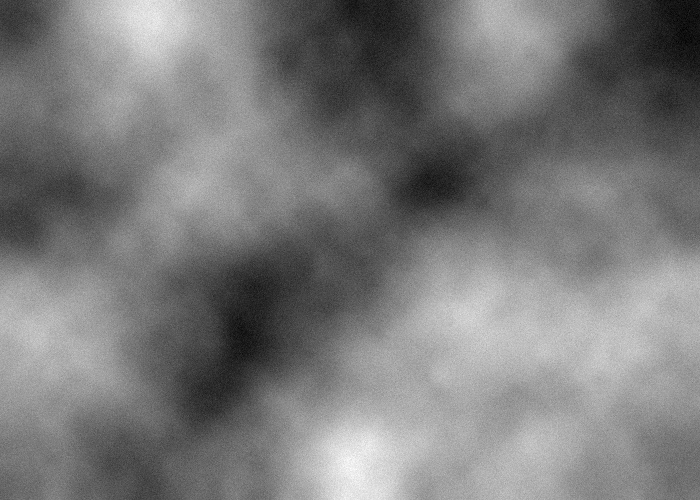
#> input picture warehouse/clean.png, 700 x 500 px, found by its file name; the run also reads 1 picture not shown here
$ jupyter execute --allow-errors 'PYMAIA6_day3_CNN_실습.ipynb'   (older library calls are emulated)
#> lines starting #> are read from the running program, lines starting #| are printed output that depends on the picture
<a href="https://colab.research.google.com/github/hiddenbeginner/The-6th-POSTECH-Youth-Mathematical-Artificial-Intelligence-Academy-Class1/blob/master/PYMAIA6_day3_CNN_%EC%8B%A4%EC%8A%B5.ipynb" target="_parent"></a>

[cell 1]
import cv2
import requests

from io import BytesIO
from PIL import Image

import matplotlib.pyplot as plt
import numpy as np
import tensorflow as tf

from sklearn.svm import SVC
from sklearn.metrics import accuracy_score
from tensorflow.keras import layers, models, Sequential
from tensorflow.keras.datasets import mnist
from tensorflow.keras.layers import Conv2D, MaxPooling2D, Dense, Flatten
from tensorflow.keras.utils import to_categorical

img1 = Image.open(
    BytesIO(requests.get("https://raw.githubusercontent.com/HiddenBeginner/The-6th-POSTECH-Youth-Mathematical-Artificial-Intelligence-Academy-Class1/refs/heads/master/warehouse/clean.png").content)
)
#> img1 is the input picture: PIL image 700x500 L; min 0, max 255, mean 122.7
img1 = np.array(img1)

img2 = Image.open(
    BytesIO(requests.get("https://raw.githubusercontent.com/HiddenBeginner/The-6th-POSTECH-Youth-Mathematical-Artificial-Intelligence-Academy-Class1/refs/heads/master/warehouse/cracked.png").content)
)
img2 = np.array(img2)

## 필터 이해하기

아래 두 사진은 콘크리트벽을 확대해서 찍은 사진이에요. 처음보면 동일한 사진처럼 보이죠? 필터를 적용하면 사진이 어떻게 바뀌는지 알아 볼까요?

[cell 2]
fig, axes = plt.subplots(ncols=2, figsize=(4, 3))

axes[0].imshow(img1, cmap="gray")
axes[1].imshow(img2, cmap="gray")

axes[0].axis("off")
axes[1].axis("off")

plt.tight_layout()
plt.show()
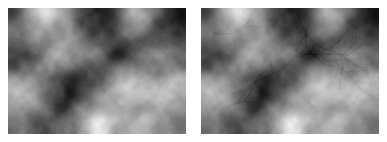
#> figure drawn by matplotlib, 2 panels

### 라플라시안 (Laplacian) 필터 적용하기
라플라시안 필터는 사진 안에 있는 물체들의 윤곽선 (edge)를 두드러지게 만들어 줘요. $3 \times 3$ 라플라시안 필터와 $5 \times 5$ 라플라시안 필터는 다음과 같이 생겼어요.

$$
3 \times 3 \text{ 필터:}
\begin{bmatrix} 0 & 1 & 0 \\ 1 & -4 & 1 \\ 0 & 1 & 0 \end{bmatrix}, \quad \quad
5 \times 5 \text{ 필터:}
\begin{bmatrix} 0 & 0 & -1 & 0 & 0 \\
                0 & -1 & -2 & -1 & 0 \\
                -1 & -2 & 16 & -2 & -1 \\
                0 & -1 & -2 & -1 & 0 \\
                0 & 0 & -1 & 0 & 0 \end{bmatrix}.
$$

<br>
<center></center>

어떤 원리로 윤곽선 부분만 높은 값을 갖게 될까요? 한 번 생각해 보세요.

그럼 라플라시안 필터를 적용해 볼까요? 두 사진이 구분이 되나요? 만약 안 된다면 커널 사이즈 (`ksize`)를 5로 늘려 보세요.

[cell 3]
lap1 = np.abs(cv2.Laplacian(img1, cv2.CV_64F, ksize=3))
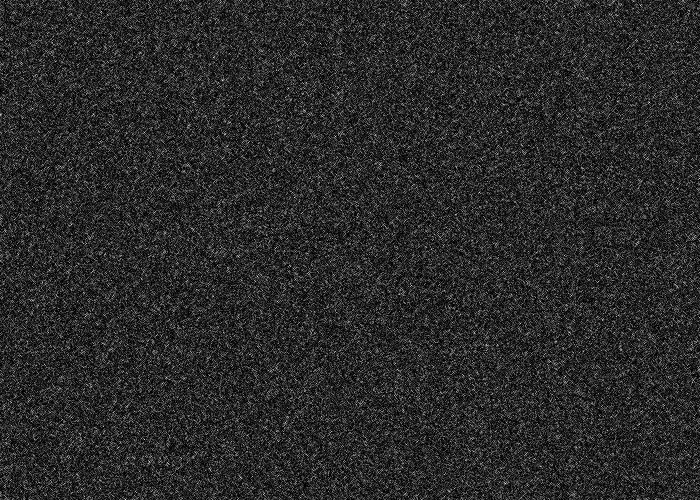
#> lap1: shape (500, 700) float64; min 0, max 236, mean 42.1
lap2 = np.abs(cv2.Laplacian(img2, cv2.CV_64F, ksize=3))

fig, axes = plt.subplots(ncols=2, figsize=(6, 3))

axes[0].imshow(lap1, cmap="gray")
axes[1].imshow(lap2, cmap="gray")

axes[0].axis("off")
axes[1].axis("off")

plt.tight_layout()
plt.show()
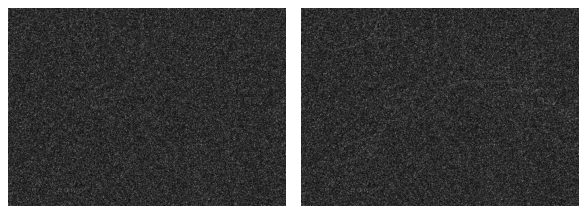
#> figure drawn by matplotlib, 2 panels

네, 사실은 오른쪽 콘크리트벽에는 균열이 있었습니다. 눈으로만 봤으면 균열을 못 찾고 지나칠 뻔했네요. 여러분들이 $3\times 3$ 필터의 값들을 바꿔 보면서 균열을 가장 선명히 보이게 만드는 필터를 찾아 보세요. 필터를 적용했을 때 배경은 없어져야 하고 균열만 잘 보여야 해요.

[cell 4]
filt = np.array([[0, 1, 0],
                 [1, -4, 1],
                 [0, 1, 0]], dtype=float)

filtered = np.abs(cv2.filter2D(img2, cv2.CV_64F, filt))
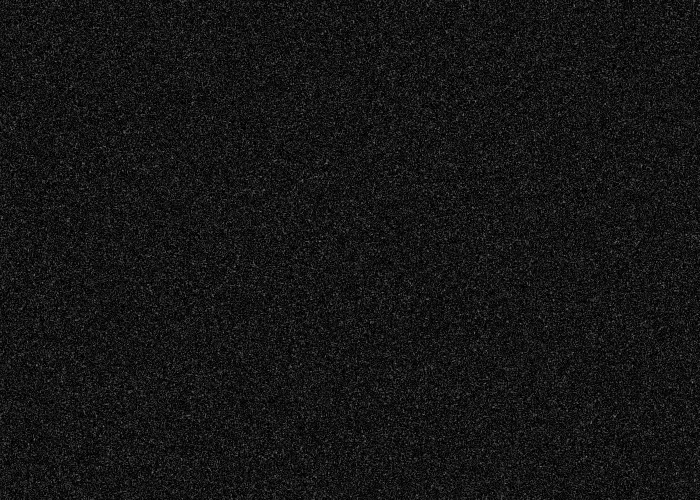
#> filtered: shape (500, 700) float64; min 0, max 127, mean 21.1

fig, ax = plt.subplots(figsize=(5, 4))
ax.imshow(filtered, cmap="gray")
ax.axis("off")
plt.show()
